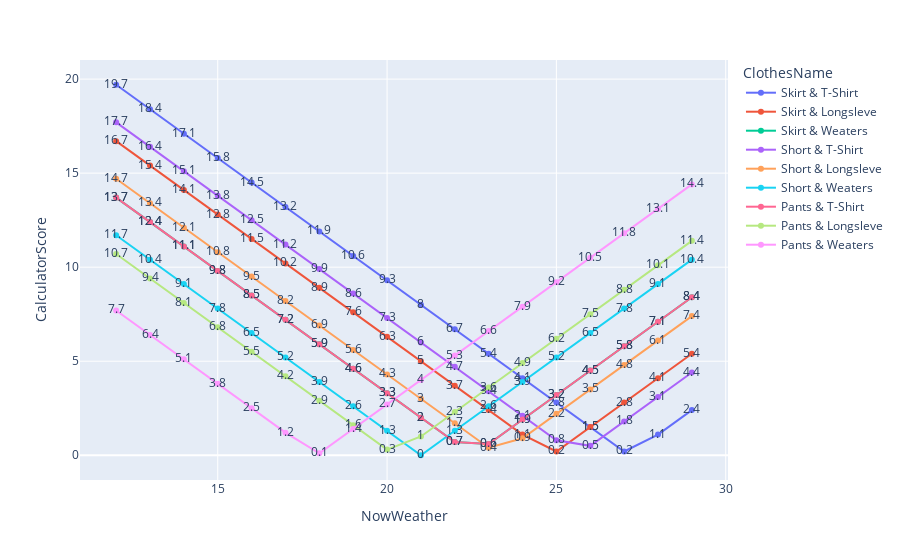

Source (notebook cell):
### Code cell
# NowWeather
fig = px.line(df_pair_show, 
    x = 'NowWeather',
    y = 'CalculatorScore',
    color = 'ClothesName',
    text="CalculatorScore")
fig.show()

# fig = px

### Figure 1 — Plotly figure (JSON) as saved in the notebook; plotly's stock layout.template omitted (floating-point values rounded to 4 significant figures)
{"data": [{"hovertemplate": "ClothesName=Skirt & T-Shirt<br>NowWeather=%{x}<br>CalculatorScore=%{text}<extra></extra>", "legendgroup": "Skirt & T-Shirt", "line": {"color": "#636efa", "dash": "solid"}, "marker": {"symbol": "circle"}, "mode": "lines+text+markers", "name": "Skirt & T-Shirt", "orientation": "v", "showlegend": true, "text": [19.7, 18.4, 17.1, 15.8, 14.5, 13.2, 11.9, 10.6, 9.3, 8, 6.7, 5.4, 4.1, 2.8, 1.5, 0.2, 1.1, 2.4], "type": "scatter", "x": [12, 13, 14, 15, 16, 17, 18, 19, 20, 21, 22, 23, 24, 25, 26, 27, 28, 29], "xaxis": "x", "y": [19.7, 18.4, 17.1, 15.8, 14.5, 13.2, 11.9, 10.6, 9.3, 8, 6.7, 5.4, 4.1, 2.8, 1.5, 0.2, 1.1, 2.4], "yaxis": "y"}, {"hovertemplate": "ClothesName=Skirt & Longsleve<br>NowWeather=%{x}<br>CalculatorScore=%{text}<extra></extra>", "legendgroup": "Skirt & Longsleve", "line": {"color": "#EF553B", "dash": "solid"}, "marker": {"symbol": "circle"}, "mode": "lines+text+markers", "name": "Skirt & Longsleve", "orientation": "v", "showlegend": true, "text": [16.7, 15.4, 14.1, 12.8, 11.5, 10.2, 8.9, 7.6, 6.3, 5, 3.7, 2.4, 1.1, 0.2, 1.5, 2.8, 4.1, 5.4], "type": "scatter", "x": [12, 13, 14, 15, 16, 17, 18, 19, 20, 21, 22, 23, 24, 25, 26, 27, 28, 29], "xaxis": "x", "y": [16.7, 15.4, 14.1, 12.8, 11.5, 10.2, 8.9, 7.6, 6.3, 5, 3.7, 2.4, 1.1, 0.2, 1.5, 2.8, 4.1, 5.4], "yaxis": "y"}, {"hovertemplate": "ClothesName=Skirt & Weaters<br>NowWeather=%{x}<br>CalculatorScore=%{text}<extra></extra>", "legendgroup": "Skirt & Weaters", "line": {"color": "#00cc96", "dash": "solid"}, "marker": {"symbol": "circle"}, "mode": "lines+text+markers", "name": "Skirt & Weaters", "orientation": "v", "showlegend": true, "text": [13.7, 12.4, 11.1, 9.8, 8.5, 7.2, 5.9, 4.6, 3.3, 2, 0.7, 0.6, 1.9, 3.2, 4.5, 5.8, 7.1, 8.4], "type": "scatter", "x": [12, 13, 14, 15, 16, 17, 18, 19, 20, 21, 22, 23, 24, 25, 26, 27, 28, 29], "xaxis": "x", "y": [13.7, 12.4, 11.1, 9.8, 8.5, 7.2, 5.9, 4.6, 3.3, 2, 0.7, 0.6, 1.9, 3.2, 4.5, 5.8, 7.1, 8.4], "yaxis": "y"}, {"hovertemplate": "ClothesName=Short & T-Shirt<br>NowWeather=%{x}<br>CalculatorScore=%{text}<extra></extra>", "legendgroup": "Short & T-Shirt", "line": {"color": "#ab63fa", "dash": "solid"}, "marker": {"symbol": "circle"}, "mode": "lines+text+markers", "name": "Short & T-Shirt", "orientation": "v", "showlegend": true, "text": [17.7, 16.4, 15.1, 13.8, 12.5, 11.2, 9.9, 8.6, 7.3, 6, 4.7, 3.4, 2.1, 0.8, 0.5, 1.8, 3.1, 4.4], "type": "scatter", "x": [12, 13, 14, 15, 16, 17, 18, 19, 20, 21, 22, 23, 24, 25, 26, 27, 28, 29], "xaxis": "x", "y": [17.7, 16.4, 15.1, 13.8, 12.5, 11.2, 9.9, 8.6, 7.3, 6, 4.7, 3.4, 2.1, 0.8, 0.5, 1.8, 3.1, 4.4], "yaxis": "y"}, {"hovertemplate": "ClothesName=Short & Longsleve<br>NowWeather=%{x}<br>CalculatorScore=%{text}<extra></extra>", "legendgroup": "Short & Longsleve", "line": {"color": "#FFA15A", "dash": "solid"}, "marker": {"symbol": "circle"}, "mode": "lines+text+markers", "name": "Short & Longsleve", "orientation": "v", "showlegend": true, "text": [14.7, 13.4, 12.1, 10.8, 9.5, 8.2, 6.9, 5.6, 4.3, 3, 1.7, 0.4, 0.9, 2.2, 3.5, 4.8, 6.1, 7.4], "type": "scatter", "x": [12, 13, 14, 15, 16, 17, 18, 19, 20, 21, 22, 23, 24, 25, 26, 27, 28, 29], "xaxis": "x", "y": [14.7, 13.4, 12.1, 10.8, 9.5, 8.2, 6.9, 5.6, 4.3, 3, 1.7, 0.4, 0.9, 2.2, 3.5, 4.8, 6.1, 7.4], "yaxis": "y"}, {"hovertemplate": "ClothesName=Short & Weaters<br>NowWeather=%{x}<br>CalculatorScore=%{text}<extra></extra>", "legendgroup": "Short & Weaters", "line": {"color": "#19d3f3", "dash": "solid"}, "marker": {"symbol": "circle"}, "mode": "lines+text+markers", "name": "Short & Weaters", "orientation": "v", "showlegend": true, "text": [11.7, 10.4, 9.1, 7.8, 6.5, 5.2, 3.9, 2.6, 1.3, 0, 1.3, 2.6, 3.9, 5.2, 6.5, 7.8, 9.1, 10.4], "type": "scatter", "x": [12, 13, 14, 15, 16, 17, 18, 19, 20, 21, 22, 23, 24, 25, 26, 27, 28, 29], "xaxis": "x", "y": [11.7, 10.4, 9.1, 7.8, 6.5, 5.2, 3.9, 2.6, 1.3, 0, 1.3, 2.6, 3.9, 5.2, 6.5, 7.8, 9.1, 10.4], "yaxis": "y"}, {"hovertemplate": "ClothesName=Pants & T-Shirt<br>NowWeather=%{x}<br>CalculatorScore=%{text}<extra></extra>", "legendgroup": "Pants & T-Shirt", "line": {"color": "#FF6692", "dash": "solid"}, "marker": {"symbol": "circle"}, "mode": "lines+text+markers", "name": "Pants & T-Shirt", "orientation": "v", "showlegend": true, "text": [13.7, 12.4, 11.1, 9.8, 8.5, 7.2, 5.9, 4.6, 3.3, 2, 0.7, 0.6, 1.9, 3.2, 4.5, 5.8, 7.1, 8.4], "type": "scatter", "x": [12, 13, 14, 15, 16, 17, 18, 19, 20, 21, 22, 23, 24, 25, 26, 27, 28, 29], "xaxis": "x", "y": [13.7, 12.4, 11.1, 9.8, 8.5, 7.2, 5.9, 4.6, 3.3, 2, 0.7, 0.6, 1.9, 3.2, 4.5, 5.8, 7.1, 8.4], "yaxis": "y"}, {"hovertemplate": "ClothesName=Pants & Longsleve<br>NowWeather=%{x}<br>CalculatorScore=%{text}<extra></extra>", "legendgroup": "Pants & Longsleve", "line": {"color": "#B6E880", "dash": "solid"}, "marker": {"symbol": "circle"}, "mode": "lines+text+markers", "name": "Pants & Longsleve", "orientation": "v", "showlegend": true, "text": [10.7, 9.4, 8.1, 6.8, 5.5, 4.2, 2.9, 1.6, 0.3, 1, 2.3, 3.6, 4.9, 6.2, 7.5, 8.8, 10.1, 11.4], "type": "scatter", "x": [12, 13, 14, 15, 16, 17, 18, 19, 20, 21, 22, 23, 24, 25, 26, 27, 28, 29], "xaxis": "x", "y": [10.7, 9.4, 8.1, 6.8, 5.5, 4.2, 2.9, 1.6, 0.3, 1, 2.3, 3.6, 4.9, 6.2, 7.5, 8.8, 10.1, 11.4], "yaxis": "y"}, {"hovertemplate": "ClothesName=Pants & Weaters<br>NowWeather=%{x}<br>CalculatorScore=%{text}<extra></extra>", "legendgroup": "Pants & Weaters", "line": {"color": "#FF97FF", "dash": "solid"}, "marker": {"symbol": "circle"}, "mode": "lines+text+markers", "name": "Pants & Weaters", "orientation": "v", "showlegend": true, "text": [7.7, 6.4, 5.1, 3.8, 2.5, 1.2, 0.1, 1.4, 2.7, 4, 5.3, 6.6, 7.9, 9.2, 10.5, 11.8, 13.1, 14.4], "type": "scatter", "x": [12, 13, 14, 15, 16, 17, 18, 19, 20, 21, 22, 23, 24, 25, 26, 27, 28, 29], "xaxis": "x", "y": [7.7, 6.4, 5.1, 3.8, 2.5, 1.2, 0.1, 1.4, 2.7, 4, 5.3, 6.6, 7.9, 9.2, 10.5, 11.8, 13.1, 14.4], "yaxis": "y"}], "layout": {"legend": {"title": {"text": "ClothesName"}, "tracegroupgap": 0}, "margin": {"t": 60}, "xaxis": {"anchor": "y", "domain": [0, 1], "title": {"text": "NowWeather"}}, "yaxis": {"anchor": "x", "domain": [0, 1], "title": {"text": "CalculatorScore"}}}}
